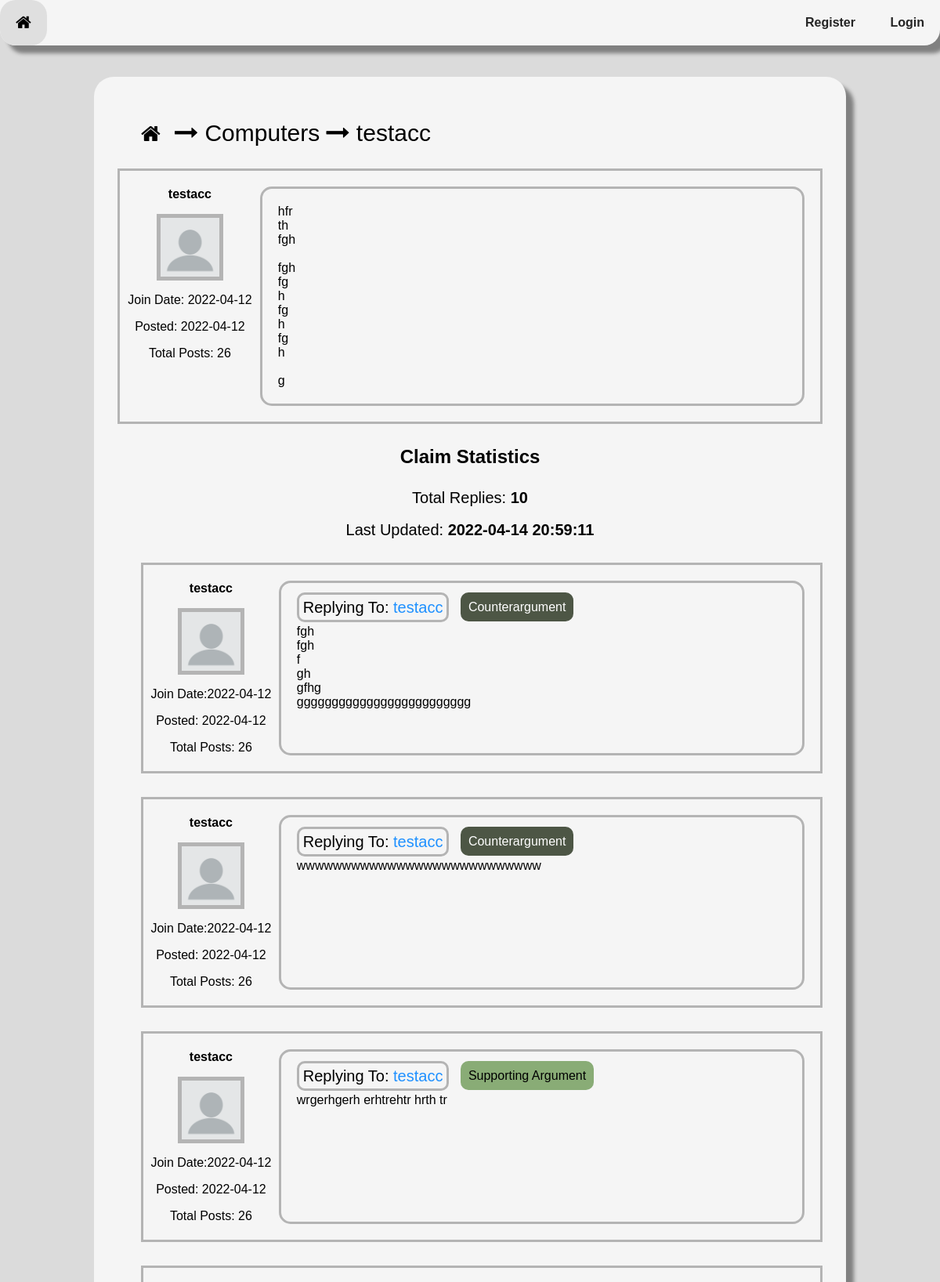
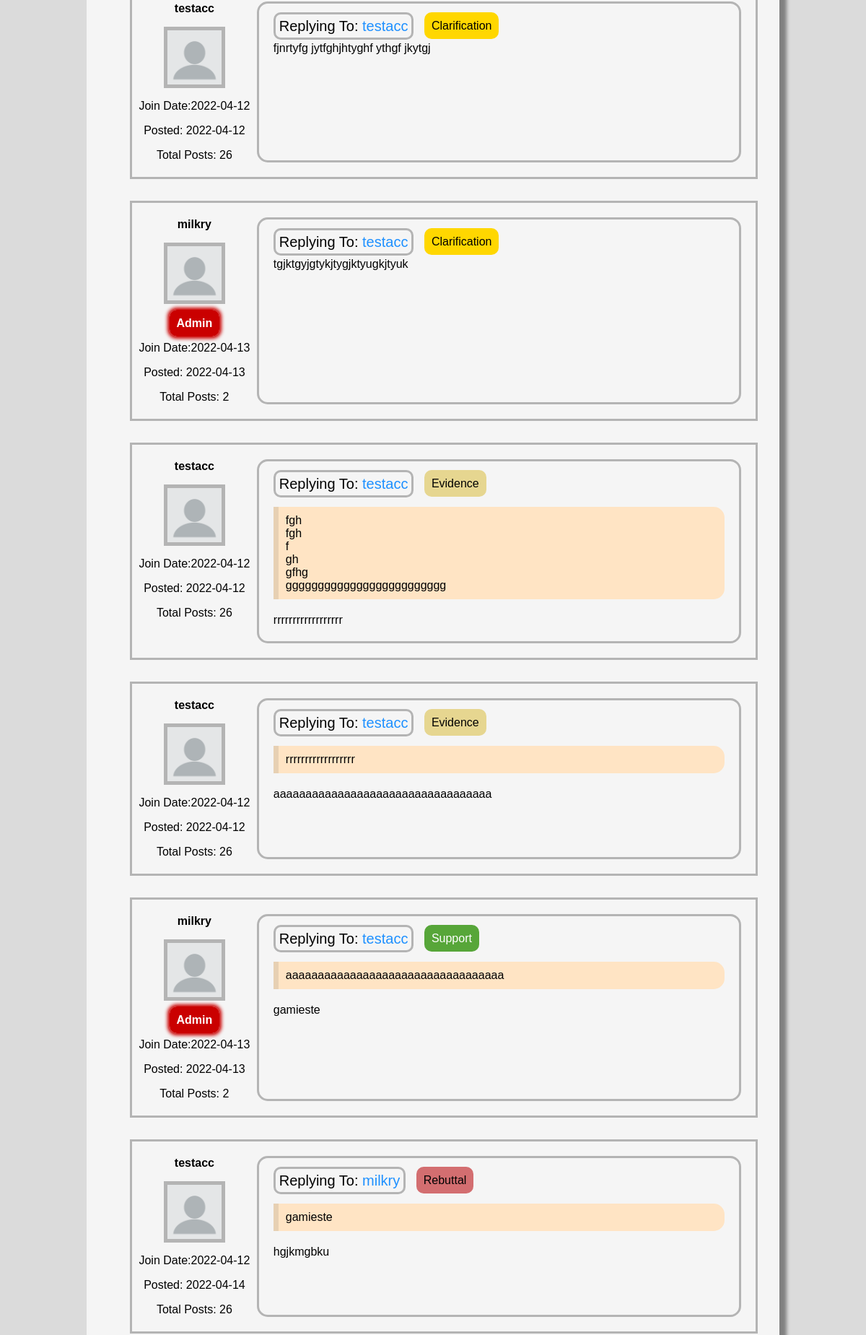
/2/2 (upper part), run on the app's committed database (2 pictures, top to bottom).
### tables this page shows
CREATE TABLE topic (
    topicID INTEGER NOT NULL PRIMARY KEY AUTOINCREMENT,
    topicName TEXT NOT NULL,
    postingUser INTEGER REFERENCES user(userID) ON DELETE SET NULL ON UPDATE CASCADE,
    creationTime INTEGER NOT NULL,
    updateTime INTEGER NOT NULL
);

CREATE TABLE user (
    userID INTEGER NOT NULL PRIMARY KEY AUTOINCREMENT,
    userName TEXT NOT NULL,
    passwordHash BLOB NOT NULL,
    isAdmin BOOLEAN NOT NULL,
    creationTime INTEGER NOT NULL,
    lastVisit INTEGER NOT NULL
);

CREATE TABLE claim (
    claimID INTEGER NOT NULL PRIMARY KEY AUTOINCREMENT,
    topic INTEGER NOT NULL REFERENCES topic(topicID) ON DELETE CASCADE ON UPDATE CASCADE,
    postingUser INTEGER REFERENCES user(userID) ON DELETE SET NULL ON UPDATE CASCADE,
    creationTime INTEGER NOT NULL,
    updateTime INTEGER NOT NULL,
    text TEXT NOT NULL
);

CREATE TABLE replyToClaimType (
    claimReplyTypeID INTEGER NOT NULL PRIMARY KEY AUTOINCREMENT,
    claimReplyType TEXT NOT NULL
);

CREATE TABLE replyText (
    replyTextID INTEGER NOT NULL PRIMARY KEY AUTOINCREMENT,
    postingUser INTEGER REFERENCES user(userID) ON DELETE SET NULL ON UPDATE CASCADE,
    creationTime INTEGER NOT NULL,
    text TEXT NOT NULL
);

CREATE TABLE replyToReplyType (
    replyReplyTypeID INTEGER NOT NULL PRIMARY KEY AUTOINCREMENT,
    replyReplyType TEXT NOT NULL
);

### server.py (the view)
@ app.route('/<topicId>/<claimId>', methods=["GET"])
def displayClaim(topicId, claimId):
    user = getUserStatus()
    if not isTopicIdValid(topicId):
        return NotFoundMessage("Topic")
    if not isClaimIdValid(claimId):
        return NotFoundMessage("Claim")
    if not isTopicRelatedToClaim(topicId, claimId):
        return NotFoundMessage("Claim is not related to that topic")
    db = sqlite3.connect(PATH)
    cursor = db.cursor()
    claim = cursor.execute(
        "select postingUser, text, creationTime from claim where claimID=?", (claimId,))
    for row in claim:
        userId = row[0]
        claimText = row[1]
        creationTime = row[2]
    class Topic:
        TopicId = topicId
        TopicName = getTopicName(TopicId)
    class Claim:
        Username = getUsername(userId)
        ClaimId = claimId
        ClaimText = claimText
        JoinDate = getUserJoinDate(userId)
        ClaimPostDate = convertJulianTime(creationTime, "DATE")
        TotalPosts = getUserTotalPosts(userId)
        IsAdmin = isAdmin(userId)
        LastUpdateTime = getClaimLastUpdateTime(ClaimId)
    db.close()
    return render_template("Claim.html", user=user, topic=Topic, claim=Claim, replies=getAllReplies(claimId))

### server.py (called while the page is built)
def getUserStatus():
    if isUserLoggedIn():
        username = getUsername(getUserIDFromSession())
        loggedIn = True
        admin = isAdmin(getUserIDFromSession())
    else:
        username = "NULL"
        loggedIn = False
        admin = False
    class Status:
        Username = username
        LoggedIn = loggedIn
        Admin = admin
    return Status

def isUserLoggedIn():
    if session.get("userID"):
        return True
    return False

def getUsername(id):
    db = sqlite3.connect(PATH)
    cursor = db.cursor()
    user = cursor.execute(
        "select userName from user where userID=?", (id,))
    for row in user:
        username = row[0]
    db.close()
    return username

def isAdmin(id):
    db = sqlite3.connect(PATH)
    cursor = db.cursor()
    user = cursor.execute(
        "select isAdmin from user where userID=?", (id,))
    for row in user:
        if row[0] == True:
            return True
        return False

def getUserJoinDate(id):
    db = sqlite3.connect(PATH)
    cursor = db.cursor()
    date = cursor.execute(
        "select creationTime from user where userID=?", (id,))
    for row in date:
        return convertJulianTime(row[0], "DATE")
    return "User doesn't exist"

def getUserTotalPosts(id):
    db = sqlite3.connect(PATH)
    cursor = db.cursor()
    amount = cursor.execute(
        "select count(*) from replyText where postingUser=?", (id,))
    for row in amount:
        return row[0]
    return -1

def getParentDetails(replyId):
    db = sqlite3.connect(PATH)
    cursor = db.cursor()
    parent = cursor.execute(
        "select parent from replyToReply where reply=?", (replyId,))
    for row in parent:
        parentId = row[0]
    parentDetails = cursor.execute(
        "select * from replyText where replyTextID=?", (parentId,))
    for row in parentDetails:
        class Parent:
            Id = row[0]
            UserId = row[1]
            CreatedAt = row[2]
            Text = row[3]
        return Parent
    return "PARENT NOT FOUND"

def isTopicIdValid(id):
    db = sqlite3.connect(PATH)
    cursor = db.cursor()
    topic = cursor.execute("select * from topic where topicID=?", (id,))
    for row in topic:
        db.close()
        return True
    db.close()
    return False

### templates/Claim.html (shortened to what this page needs)
<!DOCTYPE html>
<html>
<head>
    <link rel="stylesheet" type="text/css" href="{{ url_for('static', filename='CSS/global.css') }}">
    <link rel="stylesheet" type="text/css"
        href="https://stackpath.bootstrapcdn.com/font-awesome/4.7.0/css/font-awesome.min.css">
</head>
<body
    onload="load(`{{ url_for('static', filename='Templates/RegisterForm.html') }}`, `{{ url_for('static', filename='Templates/LoginForm.html') }}`)">
    <div class="navigationContainer">
        <button id="homeBtn" style="float: left;" onclick="location.href='/'" class="navigationBtn"><i
                class="fa fa-home fa-lg" aria-hidden="true"></i></button>
        {% if user.LoggedIn == True %}
        <button id="logoutBtn" style="display: inline-block;" onclick="location.href='/signout'"
            class="navigationBtn"><i class="fa fa-sign-out fa-lg" aria-hidden="true"></i></button>
        {% else %}
        <button id="registerBtn" style="display: inline-block;" onclick="overlayOn('overlayRegister')"
            class="navigationBtn"><b>Register</b></button>
        <button id="loginBtn" style="display: inline-block;" onclick="overlayOn('overlayLogin')"
            class="navigationBtn"><b>Login</b></button>
        {% endif %}
    </div>
    <div class="forumsContainer">
        <div id="forumHierarchy" class="flex-container-space-between">
            <div>
                <button id="homeBtn" onclick="location.href='/'" class="forumHierarchyButton">
                    <i class="fa fa-home fa-2x" aria-hidden="true"></i>
                </button>
                <i class="fa fa-long-arrow-right" aria-hidden="true"></i>
                <span style="cursor: pointer;" onclick="location.href='/{{ topic.TopicId }}'">{{ topic.TopicName
                    }}</span>
                <i class="fa fa-long-arrow-right" aria-hidden="true"></i>
                <span>{{ claim.Username }}</span>
            </div>
            <div style="background-color: var(primary); border-radius: 15px; padding: 10px;">
            </div>
        </div>
        <div id="{{ claim.ClaimId }}" class="grid-container">
            <div class="userInfo">
                <p><b>{{ claim.Username }}</b></p>
                <img class="userProfile" src="{{ url_for('static', filename='Resources/Images/default_user.png') }}">
                <p>Join Date: {{ claim.JoinDate }}</p>
                <p>Posted: {{ claim.ClaimPostDate }}</p>
                <p>Total Posts: {{ claim.TotalPosts }}</p>
            </div>
            <div style="border-radius: 15px; width: auto;" class="claimTextContainer">
                <p class="claimText">{{ claim.ClaimText }}</p>
            </div>
        </div>
        <div style="text-align: center;">
            <h2 class="statisticsTitle">Claim Statistics</h2>
            <div style="text-align: center;">
                <span class="statisticsText">Total Replies: <b>{{ replies|length }}</b></span>
                <br>
                <br>
                <span class="statisticsText">Last Updated: <b>{{ claim.LastUpdateTime }}</b></span>
            </div>
        </div>
        {% for reply in replies %}
        <div id="reply_{{ reply.Id }}" style="margin-left: 30px; margin-top: 30px;" class="grid-container">
            <div class="userInfo">
                <p><b>{{ reply.Username }}</b></p>
                <img class="userProfile" src="{{ url_for('static', filename='Resources/Images/default_user.png') }}">
                {% if reply.IsAdmin == True %}
                <br><br>
                <span class="adminLabel"><b>Admin</b></span>
                <br>
                {% endif %}
                <p>Join Date:{{ reply.JoinDate }}</p>
                <p>Posted: {{ reply.ReplyPostDate }}</p>
                <p>Total Posts: {{ reply.TotalPosts }}</p>
            </div>
            <div style="border-radius: 15px; width: auto;" class="claimTextContainer">
                <div style="margin-bottom: 10px;" class="flex-container-space-between">
                    <div>
                        {% if reply.isReplyToReply == True %}
                        <span class="replyingTo">Replying To: <a onclick="moveTo('reply_{{ reply.ReplyingToId }}')">{{
                                reply.ReplyingToUsername }}</a></span>
                        {% else %}
                        <span class="replyingTo">Replying To: <a onclick="moveTo('{{ claim.ClaimId }}')">{{
                                claim.Username }}</a></span>
                        {% endif %}
                        {% if reply.ReplyType == "Clarification" %}
                        <span style="background-color: var(--replyTypeClarification);" class="replyTypeLabel">{{
                            reply.ReplyType }}</span>
                        {% elif reply.ReplyType == "Supporting Argument" %}
                        <span style="background-color: var(--replyTypeSupportingArgument);" class="replyTypeLabel">{{
                            reply.ReplyType }}</span>
                        {% elif reply.ReplyType == "Counterargument" %}
                        <span style="background-color: var(--replyTypeCounterargument); color: var(--text2);"
                            class="replyTypeLabel">{{
                            reply.ReplyType }}</span>
                        {% elif reply.ReplyType == "Evidence" %}
                        <span style="background-color: var(--replyTypeEvidence);" class="replyTypeLabel">{{
                            reply.ReplyType }}</span>
                        {% elif reply.ReplyType == "Support" %}
                        <span style="background-color: var(--replyTypeSupport); color: var(--text2);"
                            class="replyTypeLabel">{{
                            reply.ReplyType }}</span>
                        {% elif reply.ReplyType == "Rebuttal" %}
                        <span style="background-color: var(--replyTypeRebuttal);" class="replyTypeLabel">{{
                            reply.ReplyType }}</span>
                        {% endif %}
                    </div>
                </div>
                {% if reply.isReplyToReply == True %}
                <div class="quoteReply">{{ reply.ReplyingToText }}</div>
                {% endif %}
                <p class="claimText">{{ reply.Text }}</p>
            </div>
        </div>
        {% endfor %}
    </div>
</body>
</html>

### static/CSS/global.css (style rules this page uses)
:root { --primary: #8B21DE; --secondary: #5db31c; --third: #8290a2; --background: rgb(219, 219, 219); --background2: whitesmoke; --text: black; --text2: white; --icon: black; --icon2: white; --form: whitesmoke; --highlight: rgb(223, 223, 223); --border: rgb(180, 180, 180); --link: dodgerblue; --containerShadow: gray; --admin:rgb(202, 0, 0); --remove: red; --replyTypeClarification: gold; --replyTypeSupportingArgument: #89AC76; --replyTypeCounterargument: #4D5645; --replyTypeEvidence: #E6D690; --replyTypeSupport: #57A639; --replyTypeRebuttal: #D36E70; }
#forumHierarchy { color: var(--text); vertical-align: middle; margin: 20px; font-size: 30px; }
body { font-family: Helvetica, sans-serif; background-color: var(--background); margin: 0; padding: 0; }
h1, h2, h3, h4, h5, h6, p, span, small { color: var(--text); }
a { color: var(--link); cursor: pointer; }
.forumsContainer { background-color: var(--background2); border-radius: 25px; box-shadow: 10px 10px 5px var(--containerShadow); padding: 30px; margin-top: 40px; margin-left: 10%; margin-right: 10%; margin-bottom: 20px; }
.navigationContainer { background-color: var(--background2); box-shadow: 10px 10px 5px var(--containerShadow); text-align: right; display: block; border-bottom-left-radius: 20px; border-bottom-right-radius: 20px; }
.navigationBtn { color: var(--text); background-color: transparent; border: none; cursor: pointer; padding: 20px; font-size: 16px; opacity: 0.85; }
.forumHierarchyButton { color: var(--icon); background-color: transparent; border: none; cursor: pointer; padding: 10px; }
.flex-container-space-between { display: flex; justify-content: space-between; align-items: center; }

### templates/Claim.html (style rules this page uses)
.replyTypeLabel { color: var(--text); padding: 10px; margin-left: 10px; border-radius: 10px; overflow-wrap: break-word; }
.quoteReply { color: var(--text); background-color: bisque; border-left: 7px solid rgb(231, 208, 179); border-bottom-right-radius: 15px; border-top-right-radius: 15px; padding: 10px; margin-top: 20px; margin-bottom: 20px; white-space: pre-wrap; overflow-wrap: break-word; }
.adminLabel { color: var(--text2); background-color: var(--admin); box-shadow: 0 0 5px 3px var(--admin); border-radius: 10px; padding: 10px; margin-left: 20px; margin-right: 20px; }
.userProfile { vertical-align: top; border: 5px solid var(--border); max-width: 75px; max-height: 75px; width: auto; height: auto; }
.userInfo { color: var(--text); text-align: center; margin: 5px; }
.claimTextContainer { border: 3px solid var(--border); vertical-align: top; margin-top: 20px; margin-right: 20px; margin-bottom: 20px; padding: 20px; width: 30%; }
.claimText { color: var(--text); vertical-align: middle; margin: auto; white-space: pre-wrap; overflow-wrap: break-word; font-size: 16px; }
.replyingTo { color: var(--text); border: 3px solid var(--border); border-radius: 10px; vertical-align: middle; text-align: center; padding: 5px; font-size: 20px; }
.statisticsTitle { width: auto; padding: 8px; border-radius: 20px; }
.statisticsText { color: black; font-size: 20px; }
.grid-container { border: 3px solid var(--border); display: grid; grid-template-columns: 20% 80%; }

### data on the page
topic: TopicName "Computers"
user: Username "testacc", Username "testacc" "testacc" "testacc" "testacc" "testacc" "testacc" "testacc", Username "testacc" "testacc" "testacc" "testacc" "testacc", ReplyingToUsername "testacc" "testacc" "testacc"
claim: ClaimText "hfr th fgh fgh fg h fg h fg h g"
replyToClaimType: ReplyType "Counterargument" "Counterargument"
replyText: Text "fgh fgh f gh gfhg ggggggggggggggggggggggggg", ReplyingToText "fgh fgh f gh gfhg ggggggggggggggggggggggggg"
replyText: Text "wwwwwwwwwwwwwwwwwwwwwwwwwww"
replyToClaimType: ReplyType "Supporting Argument"
replyText: Text "wrgerhgerh erhtrehtr hrth tr"
replyToClaimType: ReplyType "Clarification" "Clarification"
replyText: Text "fjnrtyfg jytfghjhtyghf ythgf jkytgj"
user: Username "milkry" "milkry", ReplyingToUsername "milkry"
replyText: Text "tgjktgyjgtykjtygjktyugkjtyuk"
replyToReplyType: ReplyType "Evidence" "Evidence"
replyText: Text "rrrrrrrrrrrrrrrrrr", ReplyingToText "rrrrrrrrrrrrrrrrrr"
replyText: Text "aaaaaaaaaaaaaaaaaaaaaaaaaaaaaaaaaa", ReplyingToText "aaaaaaaaaaaaaaaaaaaaaaaaaaaaaaaaaa"
replyToReplyType: ReplyType "Support"
replyText: Text "gamieste", ReplyingToText "gamieste"
replyToReplyType: ReplyType "Rebuttal"
replyText: Text "hgjkmgbku"

### other printed values
{{ claim.JoinDate }} "2022-04-12"
{{ claim.ClaimPostDate }} "2022-04-12"
{{ claim.TotalPosts }} "26"
{{ replies|length }} "10"
{{ claim.LastUpdateTime }} "2022-04-14 20:59:11"
{{ reply.JoinDate }} "2022-04-12" "2022-04-12" "2022-04-12" "2022-04-12" "2022-04-13" "2022-04-12" "2022-04-12" "2022-04-13" "2022-04-12"
{{ reply.ReplyPostDate }} "2022-04-12" "2022-04-12" "2022-04-12" "2022-04-12" "2022-04-13" "2022-04-12" "2022-04-12" "2022-04-13" "2022-04-14"
{{ reply.TotalPosts }} "26" "26" "26" "26" "2" "26" "26" "2" "26"
